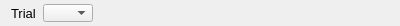
<?xml version="1.0" encoding="UTF-8"?>
<ui version="4.0">
 <class>GraphTitleBar</class>
 <widget class="QWidget" name="GraphTitleBar">
  <property name="geometry">
   <rect>
    <x>0</x>
    <y>0</y>
    <width>400</width>
    <height>26</height>
   </rect>
  </property>
  <property name="sizePolicy">
   <sizepolicy hsizetype="Preferred" vsizetype="Minimum">
    <horstretch>0</horstretch>
    <verstretch>0</verstretch>
   </sizepolicy>
  </property>
  <property name="windowTitle">
   <string>Form</string>
  </property>
  <layout class="QHBoxLayout" name="horizontalLayout_2">
   <property name="spacing">
    <number>0</number>
   </property>
   <property name="topMargin">
    <number>3</number>
   </property>
   <property name="rightMargin">
    <number>4</number>
   </property>
   <property name="bottomMargin">
    <number>3</number>
   </property>
   <item>
    <widget class="QLabel" name="label">
     <property name="maximumSize">
      <size>
       <width>16777215</width>
       <height>24</height>
      </size>
     </property>
     <property name="font">
      <font>
       <pointsize>10</pointsize>
      </font>
     </property>
     <property name="text">
      <string>Trial  </string>
     </property>
    </widget>
   </item>
   <item>
    <widget class="QComboBox" name="cbTrial">
     <property name="maximumSize">
      <size>
       <width>50</width>
       <height>18</height>
      </size>
     </property>
     <property name="font">
      <font>
       <pointsize>9</pointsize>
      </font>
     </property>
    </widget>
   </item>
   <item>
    <spacer name="horizontalSpacer_2">
     <property name="orientation">
      <enum>Qt::Horizontal</enum>
     </property>
     <property name="sizeType">
      <enum>QSizePolicy::Fixed</enum>
     </property>
     <property name="sizeHint" stdset="0">
      <size>
       <width>8</width>
       <height>20</height>
      </size>
     </property>
    </spacer>
   </item>
   <item>
    <layout class="QHBoxLayout" name="btns"/>
   </item>
   <item>
    <spacer name="horizontalSpacer">
     <property name="orientation">
      <enum>Qt::Horizontal</enum>
     </property>
     <property name="sizeHint" stdset="0">
      <size>
       <width>40</width>
       <height>10</height>
      </size>
     </property>
    </spacer>
   </item>
  </layout>
 </widget>
 <resources/>
 <connections/>
</ui>
